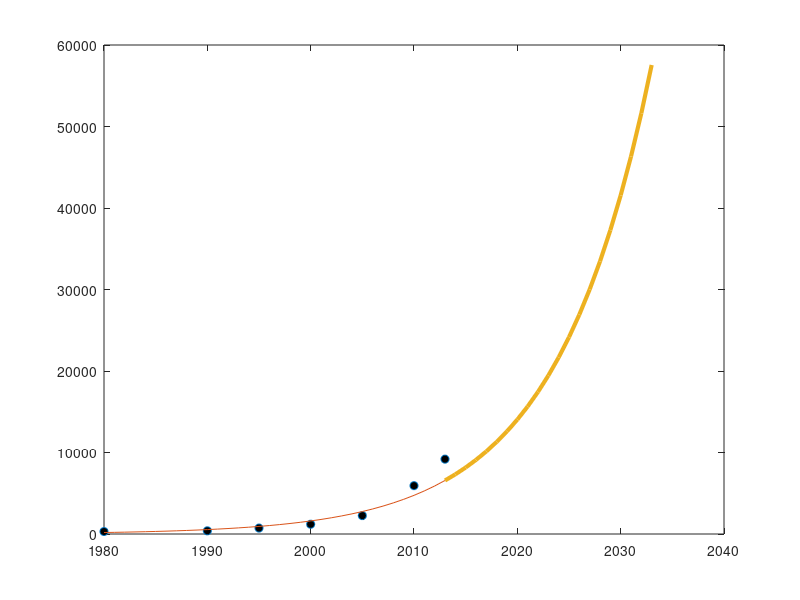

Recreate this plot in MATLAB.
t = [2013, 2010, 2005, 2000, 1995, 1990, 1980]';
g = [9184, 5931, 2257, 1198, 728, 390, 303]';
lg = log(g);

d = 1

A = zeros(length(t), d+1);
for i = 1:d+1
  A(:, i) = t.^(i-1);
end
c = A\lg;

tt = [1980:2013]';
AA = zeros(length(tt), d+1);
for i = 1:d+1
  AA(:, i) = tt.^(i-1);
end
lgg = AA*c;
gg = exp(lgg)

plot(t, g, 'o', 'MarkerFaceColor', 'k');
hold on;
plot(tt, gg);

tt = [2013:2033]';
AA = zeros(length(tt), d+1);
for i = 1:d+1
  AA(:, i) = tt.^(i-1);
end
lgg = AA*c;
gg = exp(lgg);

plot(tt, gg, 'LineWidth', 3);